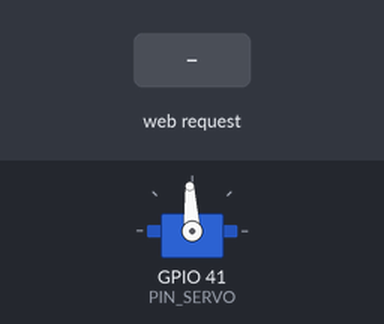
A sketch run on a simulated ESP32-S3. On the bench: servo. The test bench sets the inputs (shaded band). Servo pulses on a pin are drawn as a servo (544–2400 µs = 0–180°); what the sketch prints to the serial monitor is not drawn.

Above: at 1.7 s.
1.8 s: HTTP request GET /cmd?action=forward received
At 2.2 s:
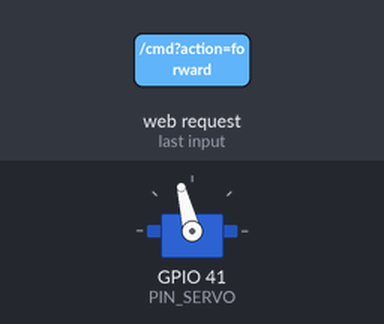
3.9 s: HTTP request GET /cmd?action=backward received
At 4.3 s:
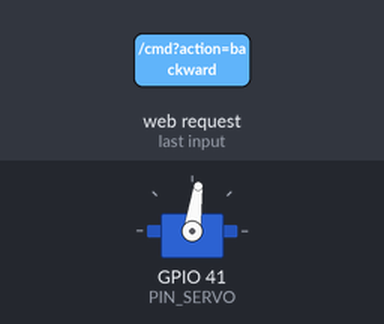
Timing chart, 0 to 6.9 s (numbered marks = the images above; inputs shaded):
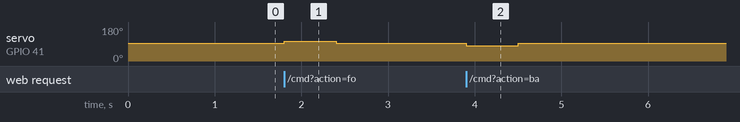

Measured:
- after the input at 1.8 s, servo on GPIO 41 (PIN_SERVO): 93° → 104° at once, → 93° 0.60 s later
- after the input at 3.9 s, servo on GPIO 41 (PIN_SERVO): 93° → 82° at once, → 93° 0.60 s later

The sketch:

esp32_s3_hoverboard_controller.ino
```cpp
/*
 * =========================================================================================
 *   DỰ ÁN ROBOT TỰ HÀNH SIFAR - ĐIỀU KHIỂN HOVERBOARD 10 INCH QUA ESP32-S3 (MẠCH TÍM)
 *   Bo mạch ESP32: XH-S3E-AI V1.0 (ESP32-S3-N16R8)
 *   Mã nguồn tích hợp: Phát WiFi AP + Web Remote HTML5 Joystick + Điều khiển Servo bẻ góc
 * =========================================================================================
 */

#include <WiFi.h>
#include <WebServer.h>

// --- THÔNG SỐ WIFI ACCESS POINT ---
const char* ssid = "ROBOT_HOVERBOARD";
const char* password = ""; // Khong dat mat khau de ket noi nhanh

WebServer server(80);

// --- CẤU HÌNH NGOẠI VI TRÊN MẠCH TÍM ESP32-S3 ---
#define PIN_SERVO          41    // Chân IO41 (Chân 5 trên hàng 8 chân) nối dây tín hiệu Servo (Cam/Vàng)
#define PIN_HOVER_RX       41    // Chân RX đọc dữ liệu Hoverboard (khi dùng chế độ UART)
#define PIN_HOVER_TX       42    // Chân IO42 (Chân 6) nối vào RX xe (Dây 2 cáp trắng)
#define HOVER_BAUD         9600

#define PWM_FREQ           50    // 50Hz chuẩn động cơ Servo RC
#define PWM_RESOLUTION     12    // Độ phân giải 12-bit (0 - 4095)

HardwareSerial HoverSerial(1);

// Biến lưu trạng thái góc Servo
// 90 độ = Nằm phẳng (ĐỨNG YÊN)
// 110 độ = Nghiêng tới trước 20 độ (TIẾN)
// 70 độ  = Nghiêng về sau 20 độ (LÙI)
int currentAngle = 90;
unsigned long lastCommandTime = 0;

// Hàm điều khiển góc quay của Servo qua PWM nội tại ESP32-S3
void setServoAngle(int angle) {
  // map góc từ 0 - 180 độ sang duty cycle tương ứng (205 ~ 1000us, 307 ~ 1500us, 410 ~ 2000us)
  int duty = map(angle, 0, 180, 205, 410);
  ledcWrite(PIN_SERVO, duty);
}

// Hàm gửi gói tin 4 byte sang bo Hoverboard LKS32MC
void sendHoverPacket(uint8_t b1, uint8_t b2) {
  uint8_t pkt[4] = {0xB5, b1, b2, 0xE7};
  HoverSerial.write(pkt, 4);
}

// --- GIAO DIỆN WEB ĐIỀU KHIỂN TRÊN ĐIỆN THOẠI (HTML5 + UTF-8) ---
const char INDEX_HTML[] PROGMEM = R"rawliteral(
<!DOCTYPE html>
<html>
<head>
  <meta charset="UTF-8">
  <meta name="viewport" content="width=device-width, initial-scale=1.0, maximum-scale=1.0, user-scalable=no">
  <title>SIFAR Robot Remote</title>
  <style>
    body { font-family: Arial, sans-serif; text-align: center; background: #121212; color: white; margin: 0; padding: 15px; touch-action: none; }
    h2 { color: #00e676; margin-bottom: 5px; }
    #msg { font-size: 16px; color: #ffeb3b; min-height: 25px; margin-bottom: 15px; font-weight: bold; }
    .btn-grid { display: grid; grid-template-columns: 1fr 1fr; gap: 10px; max-width: 320px; margin: 0 auto; }
    .btn { background: #29b6f6; color: black; border: none; padding: 16px; font-size: 18px; border-radius: 10px; font-weight: bold; }
    .btn-stop { background: #ff1744; color: white; padding: 18px; font-size: 22px; border-radius: 12px; font-weight: bold; border: none; margin-top: 15px; width: 100%; max-width: 320px; }
    #zone_joystick { width: 220px; height: 220px; background: #2a2a2a; border-radius: 50%; margin: 15px auto; position: relative; border: 3px solid #555; }
    #stick { width: 70px; height: 70px; background: #00e676; border-radius: 50%; position: absolute; top: 75px; left: 75px; }
  </style>
</head>
<body>
  <h2>ROBOT SIFAR</h2>
  <div id="msg">Sẵn sàng điều khiển</div>

  <div class="btn-grid">
    <button class="btn" onclick="sendCmd('forward', 'TIẾN THẲNG')">⬆️ TIẾN</button>
    <button class="btn" onclick="sendCmd('backward', 'LÙI LẠI')">⬇️ LÙI</button>
  </div>

  <div id="zone_joystick">
    <div id="stick"></div>
  </div>

  <button class="btn-stop" onclick="sendCmd('stop', 'DỪNG KHẨN CẤP')">⏹ DỪNG LẠI</button>

  <script>
    function sendCmd(action, text) {
      document.getElementById('msg').innerText = text;
      fetch('/cmd?action=' + action).catch(e => {});
    }

    const zone = document.getElementById('zone_joystick');
    const stick = document.getElementById('stick');
    const radius = 75;
    let active = false;

    function handleMove(touchX, touchY) {
      const zRect = zone.getBoundingClientRect();
      let dx = touchX - (zRect.left + zRect.width / 2);
      let dy = touchY - (zRect.top + zRect.height / 2);
      let dist = Math.sqrt(dx * dx + dy * dy);

      if (dist > radius) {
        dx = (dx / dist) * radius;
        dy = (dy / dist) * radius;
      }

      stick.style.left = (75 + dx) + 'px';
      stick.style.top = (75 + dy) + 'px';

      let speed = Math.round((-dy / radius) * 100);
      fetch('/drive?speed=' + speed).catch(e => {});
    }

    zone.addEventListener('touchstart', (e) => { active = true; handleMove(e.touches[0].clientX, e.touches[0].clientY); });
    window.addEventListener('touchmove', (e) => { if(active) handleMove(e.touches[0].clientX, e.touches[0].clientY); });
    window.addEventListener('touchend', () => {
      if(active) {
        active = false;
        stick.style.left = '75px';
        stick.style.top = '75px';
        sendCmd('stop', 'ĐÃ DỪNG');
      }
    });
  </script>
</body>
</html>
)rawliteral";

void handleRoot() {
  server.send(200, "text/html", INDEX_HTML);
}

// Xử lý các nút bấm Tiến / Lùi / Dừng
void handleCmd() {
  if (server.hasArg("action")) {
    String act = server.arg("action");
    if (act == "forward") {
      currentAngle = 110; // Xoay servo nghiêng tới
      setServoAngle(currentAngle);
      sendHoverPacket(0x28, 0xBD); // Đồng thời gửi mã UART nghiêng tới
      lastCommandTime = millis();
      Serial.println(">>> [REMOTE] Lệnh: TIẾN (Servo 110°)");
    } else if (act == "backward") {
      currentAngle = 70;  // Xoay servo nghiêng lui
      setServoAngle(currentAngle);
      sendHoverPacket(0xA8, 0xFF); // Gửi mã UART nghiêng lui
      lastCommandTime = millis();
      Serial.println(">>> [REMOTE] Lệnh: LÙI (Servo 70°)");
    } else if (act == "stop") {
      currentAngle = 90;  // Về vị trí phẳng
      setServoAngle(currentAngle);
      sendHoverPacket(0xA8, 0xBC); // Gửi mã UART đứng yên
      lastCommandTime = 0;
      Serial.println(">>> [REMOTE] Lệnh: DỪNG (Servo 90°)");
    }
    server.send(200, "text/plain", "OK");
  }
}

// Xử lý cần gạt Virtual Joystick tỉ lệ
void handleDrive() {
  if (server.hasArg("speed")) {
    int spd = server.arg("speed").toInt(); // -100 đến 100
    // Đổi tỉ lệ tốc độ sang góc nghiêng Servo từ 70 độ đến 110 độ
    int angle = map(spd, -100, 100, 70, 110);
    currentAngle = angle;
    setServoAngle(currentAngle);
    lastCommandTime = millis();
    server.send(200, "text/plain", "OK");
  }
}

void setup() {
  Serial.begin(115200);
  delay(500);

  // 1. Khởi động xung PWM điều khiển Servo
  ledcAttach(PIN_SERVO, PWM_FREQ, PWM_RESOLUTION);
  setServoAngle(90); // Mặc định ở giữa (Phẳng)

  // 2. Khởi động UART giao tiếp với bo xe Hoverboard
  HoverSerial.begin(HOVER_BAUD, SERIAL_8N1, PIN_HOVER_RX, PIN_HOVER_TX);

  // 3. Khởi động WiFi Access Point & Web Server
  WiFi.softAP(ssid, password);
  server.on("/", handleRoot);
  server.on("/cmd", handleCmd);
  server.on("/drive", handleDrive);
  server.begin();

  Serial.println("\n========================================================");
  Serial.println("  ROBOT SIFAR - ESP32-S3 CONTROLLER ĐÃ SẴN SÀNG!");
  Serial.println("  WiFi: ROBOT_HOVERBOARD | Truy cập: http://192.168.4.1");
  Serial.println("========================================================");
}

void loop() {
  server.handleClient();

  // Tính năng an toàn Fail-safe: Nếu mất sóng WiFi hoặc buông tay quá 600ms -> Tự trả về phẳng để dừng xe
  if (lastCommandTime > 0 && (millis() - lastCommandTime > 600)) {
    currentAngle = 90;
    setServoAngle(90);
    sendHoverPacket(0xA8, 0xBC);
    lastCommandTime = 0;
  }
}
```
